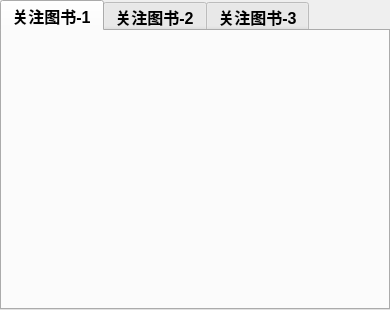
<?xml version="1.0" encoding="UTF-8"?>
<ui version="4.0">
 <class>MainWindow</class>
 <widget class="QMainWindow" name="MainWindow">
  <property name="geometry">
   <rect>
    <x>0</x>
    <y>0</y>
    <width>390</width>
    <height>310</height>
   </rect>
  </property>
  <property name="minimumSize">
   <size>
    <width>390</width>
    <height>310</height>
   </size>
  </property>
  <property name="maximumSize">
   <size>
    <width>390</width>
    <height>310</height>
   </size>
  </property>
  <property name="windowTitle">
   <string>关注图书出版社占有比例</string>
  </property>
  <widget class="QWidget" name="centralwidget">
   <widget class="QTabWidget" name="tabWidget">
    <property name="geometry">
     <rect>
      <x>0</x>
      <y>0</y>
      <width>390</width>
      <height>310</height>
     </rect>
    </property>
    <property name="font">
     <font>
      <pointsize>12</pointsize>
      <weight>75</weight>
      <bold>true</bold>
     </font>
    </property>
    <property name="currentIndex">
     <number>0</number>
    </property>
    <widget class="QWidget" name="tab">
     <attribute name="title">
      <string>关注图书-1</string>
     </attribute>
     <widget class="QWidget" name="horizontalLayoutWidget_2">
      <property name="geometry">
       <rect>
        <x>-2</x>
        <y>0</y>
        <width>391</width>
        <height>281</height>
       </rect>
      </property>
      <layout class="QHBoxLayout" name="horizontalLayout_0"/>
     </widget>
    </widget>
    <widget class="QWidget" name="tab_2">
     <attribute name="title">
      <string>关注图书-2</string>
     </attribute>
     <widget class="QWidget" name="horizontalLayoutWidget">
      <property name="geometry">
       <rect>
        <x>2</x>
        <y>0</y>
        <width>391</width>
        <height>281</height>
       </rect>
      </property>
      <layout class="QHBoxLayout" name="horizontalLayout_1"/>
     </widget>
    </widget>
    <widget class="QWidget" name="tab_3">
     <attribute name="title">
      <string>关注图书-3</string>
     </attribute>
     <widget class="QWidget" name="horizontalLayoutWidget_3">
      <property name="geometry">
       <rect>
        <x>0</x>
        <y>0</y>
        <width>391</width>
        <height>281</height>
       </rect>
      </property>
      <layout class="QHBoxLayout" name="horizontalLayout_2"/>
     </widget>
    </widget>
   </widget>
  </widget>
 </widget>
 <resources/>
 <connections/>
</ui>
